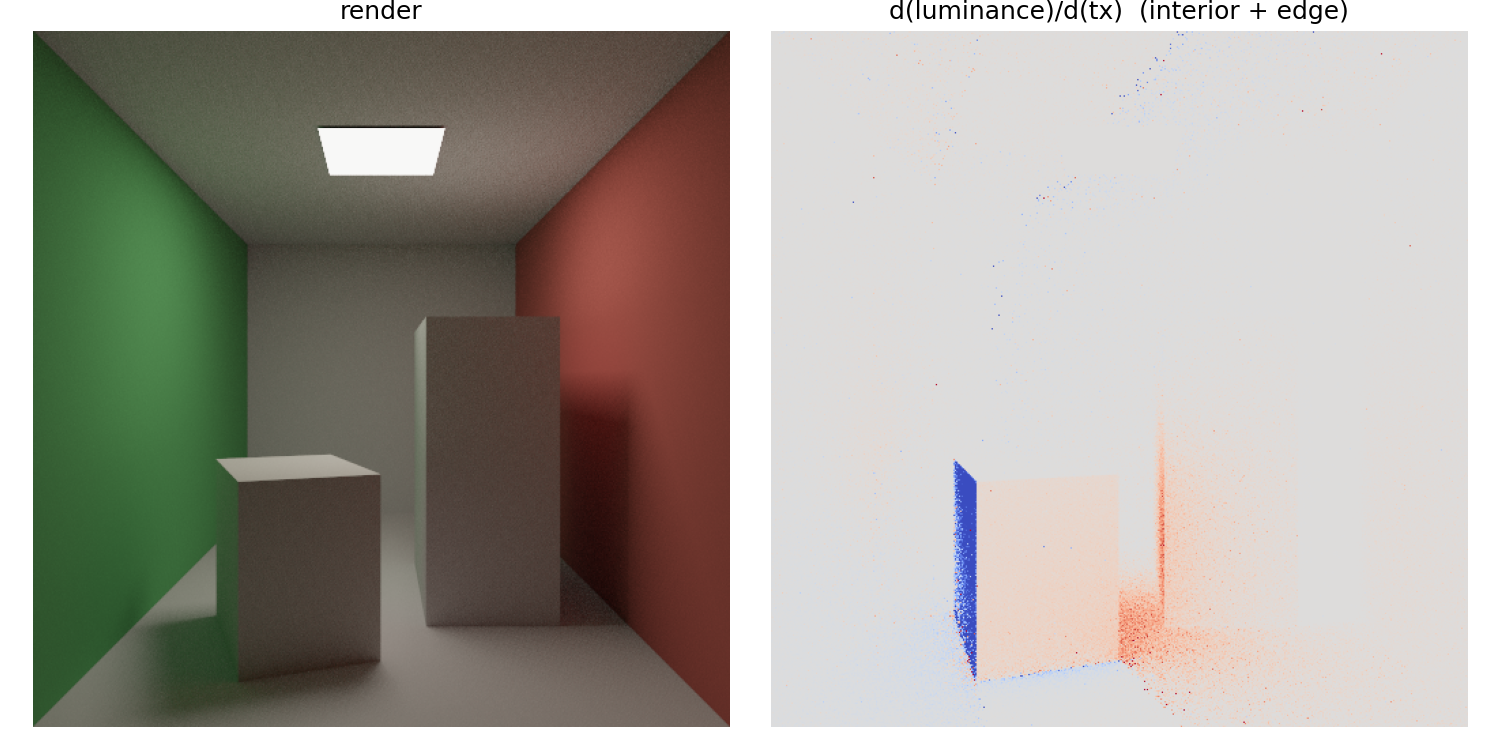

The Python source for this figure:
"""Differentiable Cornell box — GPU path tracing + interior/edge AD."""

import argparse, time
from pathlib import Path
import drjit as dr
import matplotlib.pyplot as plt, numpy as np
import rayd as rd
from camera import ExampleCamera

PI = 3.14159265358979323846
LIGHT_P0, LIGHT_U, LIGHT_V = np.float32([-0.25, 0.99, 2.65]), np.float32([0.50, 0, 0]), np.float32([0, 0, 0.60])
LIGHT_N, LIGHT_AREA, LIGHT_E = np.float32([0, -1, 0]), 0.30, np.float32([18, 16, 14])

def arr3(v):
    v = np.asarray(v, dtype=np.float32)
    return dr.cuda.Array3f(v[:, 0].tolist(), v[:, 1].tolist(), v[:, 2].tolist())

def quad(a, b, c, d):
    return rd.Mesh(arr3([a, b, c, d]), dr.cuda.Array3i([0, 0], [1, 2], [2, 3]))

def box(lo, hi):
    x0, y0, z0 = lo; x1, y1, z1 = hi
    v = arr3([[x0,y0,z0],[x1,y0,z0],[x1,y1,z0],[x0,y1,z0],[x0,y0,z1],[x1,y0,z1],[x1,y1,z1],[x0,y1,z1]])
    f = dr.cuda.Array3i([0,0,4,4,0,0,1,1,0,0,3,3],[2,3,5,6,7,4,2,6,1,5,7,6],[1,2,6,7,3,7,6,5,5,4,6,2])
    m = rd.Mesh(v, f); m.use_face_normals = True; return m

def build_scene(tx):
    scene, albedos, emissions = rd.Scene(), [], []
    def add(mesh, albedo, emission=(0,0,0)):
        scene.add_mesh(mesh); albedos.append(albedo); emissions.append(emission)
    add(quad([-1,-1,1],[-1,-1,5],[1,-1,5],[1,-1,1]), [.78,.78,.78])          # floor
    add(quad([-1,1,1],[1,1,1],[1,1,5],[-1,1,5]),     [.78,.78,.78])          # ceiling
    add(quad([-1,-1,5],[-1,1,5],[1,1,5],[1,-1,5]),    [.75,.75,.75])          # back
    add(quad([-1,-1,1],[-1,1,1],[-1,1,5],[-1,-1,5]), [.74,.14,.12])          # left (red)
    add(quad([1,-1,1],[1,-1,5],[1,1,5],[1,1,1]),      [.12,.55,.16])          # right (green)
    lq = np.float32([[-0.25,0.99,2.65],[0.25,0.99,2.65],[-0.25,0.99,3.25],[0.25,0.99,3.25]])[[0,1,3,2]]
    light_id = len(albedos)
    add(quad(*lq), [1,1,1], LIGHT_E)                                          # light
    add(box([-0.72,-1.0,2.70],[-0.18,0.25,3.62]), [.82,.82,.82])             # tall block
    moving = box([-0.25,-1.0,-0.33],[0.25,-0.34,0.33])                        # short block
    c, s = float(np.cos(np.radians(20))), float(np.sin(np.radians(20)))
    moving.to_world_left = dr.cuda.ad.Matrix4f([[c,0,s,0.35+tx],[0,1,0,0],[-s,0,c,2.6],[0,0,0,1]])
    add(moving, [.86,.84,.80])
    scene.build()
    return scene, arr3(np.array(albedos, np.float32)), arr3(np.array(emissions, np.float32)), light_id

# --- path tracer with NEE ---

def ortho_frame(n):
    sign = dr.select(n[2] >= 0, 1.0, -1.0); a = -dr.rcp(sign + n[2]); b = n[0]*n[1]*a; V3 = type(n)
    return V3(1+sign*n[0]*n[0]*a, sign*b, -sign*n[0]), V3(b, sign+n[1]*n[1]*a, -n[1])

def cosine_hemisphere(n, rng):
    u1, u2 = rng.next_float32(), rng.next_float32(); r = dr.sqrt(u1); phi = 2*PI*u2
    t, s = ortho_frame(n)
    return dr.normalize(t*(r*dr.cos(phi)) + s*(r*dr.sin(phi)) + n*dr.sqrt(dr.maximum(0, 1-u1)))

def trace(scene, alb, emi, light_id, primary_ray, rng, max_depth=4, diff=False):
    n = dr.width(primary_ray.o[0])
    if diff:
        F3, B, MkR = dr.cuda.ad.Array3f, dr.cuda.ad.Bool, rd.Ray
        ray = rd.Ray(dr.cuda.ad.Array3f(primary_ray.o), dr.cuda.ad.Array3f(primary_ray.d))
    else:
        F3, B, MkR = dr.cuda.Array3f, dr.cuda.Bool, rd.RayDetached; ray = primary_ray
    beta, L, active = dr.full(F3, 1, n), dr.zeros(F3, n), dr.full(B, True, n)

    for depth in range(max_depth):
        its = scene.intersect(ray, active); hit = active & its.is_valid()
        sn = dr.select(dr.dot(its.n, ray.d) > 0, -its.n, its.n)
        gn = dr.select(dr.dot(its.geo_n, ray.d) > 0, -its.geo_n, its.geo_n)
        sid, hit_d = dr.detach(dr.select(hit, its.shape_id, 0)), dr.detach(hit)
        kd = F3(dr.gather(dr.cuda.Array3f, alb, sid, hit_d))
        Le = F3(dr.gather(dr.cuda.Array3f, emi, sid, hit_d))
        if depth == 0:
            L = dr.select(hit & (sid == light_id), L + beta * Le, L)
        surf = hit & ~(sid == light_id)
        # NEE
        lp = F3(*(LIGHT_P0[i]+rng.next_float32()*LIGHT_U[i]+rng.next_float32()*LIGHT_V[i] for i in range(3)))
        to_l = lp - its.p; d2 = dr.maximum(dr.squared_norm(to_l), 1e-8); wi = to_l * dr.rsqrt(d2)
        cos_s = dr.maximum(dr.dot(sn, wi), 0.0)
        cos_l = dr.maximum(dr.dot(F3(*(-LIGHT_N).tolist()), wi), 0.0)
        can_shade = surf & (cos_s > 0) & (cos_l > 0)
        sh = rd.RayDetached(dr.detach(its.p)+dr.detach(gn)*1e-3, dr.detach(wi))
        sh.tmax = dr.maximum(dr.sqrt(dr.detach(d2))-2e-3, 1e-3)
        vis = dr.select(~scene.intersect(sh, dr.detach(can_shade)).is_valid(), 1.0, 0.0)
        L = dr.select(surf, L + beta*kd*(F3(*LIGHT_E.tolist())*(LIGHT_AREA*cos_s*cos_l*dr.rcp(PI*dr.maximum(d2,1e-5))*vis)), L)
        # bounce
        ray = MkR(dr.select(surf, its.p+gn*1e-3, ray.o), dr.select(surf, cosine_hemisphere(sn, rng), ray.d))
        beta = dr.select(surf, beta*kd, beta); active = surf
        if depth >= 2:
            q = dr.clip(dr.maximum(beta[0], dr.maximum(beta[1], beta[2])), 0.05, 0.95)
            survive = rng.next_float32() < q
            beta = dr.select(active & survive, beta*dr.rcp(q), beta); active &= survive
    return L

# --- gradient passes ---

def _make_rng(count, seed, seq=1):
    rng = dr.cuda.PCG32(size=count)
    rng.seed(initstate=dr.arange(dr.cuda.UInt64, count)+seed, initseq=dr.full(dr.cuda.UInt64, seq, count))
    return rng

def _pixel_uv(w, h, spp, rng):
    n = w * h
    px = dr.repeat(dr.cuda.Float(dr.arange(dr.cuda.UInt, n) % w), spp)
    py = dr.repeat(dr.cuda.Float(dr.arange(dr.cuda.UInt, n) // w), spp)
    return dr.cuda.Array2f((px+rng.next_float32())/w, (py+rng.next_float32())/h)

def _forward_grad(tx, image):
    dr.set_grad(tx, 0.0); dr.set_grad(tx, 1.0)
    dr.forward_to(image); g = dr.grad(image); dr.eval(g); return g

def render_interior_ad(scene, camera, alb, emi, lid, tx, seed=7, spp=64, md=3):
    w, h, sc = camera.width, camera.height, camera.width*camera.height*spp
    rng = _make_rng(sc, seed+0x10000, 2)
    primary = camera.sample_ray(_pixel_uv(w, h, spp, rng))
    rgb = trace(scene, alb, emi, lid, primary, rng, md, diff=True)
    return _forward_grad(tx, dr.block_sum(0.2126*rgb[0]+0.7152*rgb[1]+0.0722*rgb[2], spp)/float(spp))

def render_edge_ad(scene, camera, alb, emi, lid, tx, seed=7, spp=16, md=4):
    n, sc = camera.width*camera.height, camera.width*camera.height*spp
    edge = camera.sample_edge((dr.arange(dr.cuda.Float, sc)+0.5)/float(sc))
    valid, safe_pdf = dr.cuda.ad.Bool(edge.idx >= 0), dr.maximum(edge.pdf, 1e-8)
    def lum(ray):
        rng = _make_rng(sc, seed, seed+1)
        rgb = trace(scene, alb, emi, lid, ray, rng, md)
        return 0.2126*rgb[0]+0.7152*rgb[1]+0.0722*rgb[2]
    c = edge.x_dot_n * dr.cuda.ad.Float((lum(edge.ray_n)-lum(edge.ray_p))/safe_pdf)
    c = dr.select(valid, c/float(spp), 0.0); c -= dr.cuda.ad.Float(dr.detach(c))
    image = dr.zeros(dr.cuda.ad.Float, n)
    dr.scatter_reduce(dr.ReduceOp.Add, image, c, dr.cuda.ad.UInt(edge.idx), valid)
    return _forward_grad(tx, image)

# --- main ---

def main():
    ap = argparse.ArgumentParser()
    ap.add_argument("--width", type=int, default=512);  ap.add_argument("--height", type=int, default=512)
    ap.add_argument("--spp", type=int, default=256);     ap.add_argument("--interior-spp", type=int, default=64)
    ap.add_argument("--edge-spp", type=int, default=16); ap.add_argument("--max-depth", type=int, default=3)
    ap.add_argument("--seed", type=int, default=7)
    args = ap.parse_args(); w, h, n = args.width, args.height, args.width*args.height

    t0 = time.perf_counter()
    tx = dr.cuda.ad.Float([0.0]); dr.enable_grad(tx)
    scene, alb, emi, lid = build_scene(tx)
    camera = ExampleCamera(55.0, 1e-4, 1e4, width=w, height=h)
    camera.prepare_edges(scene); dr.sync_thread()
    t1 = time.perf_counter()

    # render (detached, display only)
    rng = _make_rng(n*args.spp, args.seed)
    primary = camera.sample_ray(_pixel_uv(w, h, args.spp, rng))
    rgb = trace(scene, alb, emi, lid, primary, rng, args.max_depth)
    rgb = dr.block_sum(rgb, args.spp) / float(args.spp)
    rgb = dr.power(dr.minimum(rgb * dr.rcp(1 + rgb), 1), 1 / 2.2)
    dr.eval(rgb); dr.sync_thread(); t2 = time.perf_counter()

    # gradients
    ig = render_interior_ad(scene, camera, alb, emi, lid, tx, args.seed, args.interior_spp, args.max_depth)
    dr.sync_thread(); t3 = time.perf_counter()
    eg = render_edge_ad(scene, camera, alb, emi, lid, tx, args.seed, args.edge_spp, args.max_depth)
    dr.sync_thread(); t4 = time.perf_counter()
    grad = ig + eg

    # plot
    rgb_np = np.stack([np.asarray(dr.detach(rgb[i])) for i in range(3)], 1).reshape(h, w, 3)
    grad_np = np.asarray(dr.detach(grad)).reshape(h, w)
    print(f"res={w}x{h} spp={args.spp} int_spp={args.interior_spp} edge_spp={args.edge_spp} depth={args.max_depth}")
    print(f"setup {(t1-t0)*1e3:.0f}ms  render {(t2-t1)*1e3:.0f}ms  interior {(t3-t2)*1e3:.0f}ms  edge {(t4-t3)*1e3:.0f}ms")
    out = Path(__file__).resolve().parent / "cornell_box.png"
    fig, (a1, a2) = plt.subplots(1, 2, figsize=(10, 5))
    a1.imshow(np.clip(rgb_np, 0, 1)); a1.set_title("render"); a1.axis("off")
    lim = max(float(np.percentile(np.abs(grad_np), 99.5)), 1e-6)
    a2.imshow(grad_np, cmap="coolwarm", vmin=-lim, vmax=lim)
    a2.set_title("d(luminance)/d(tx)  (interior + edge)"); a2.axis("off")
    plt.tight_layout(); plt.savefig(out, dpi=150); print(f"saved = {out}")

if __name__ == "__main__":
    main()
